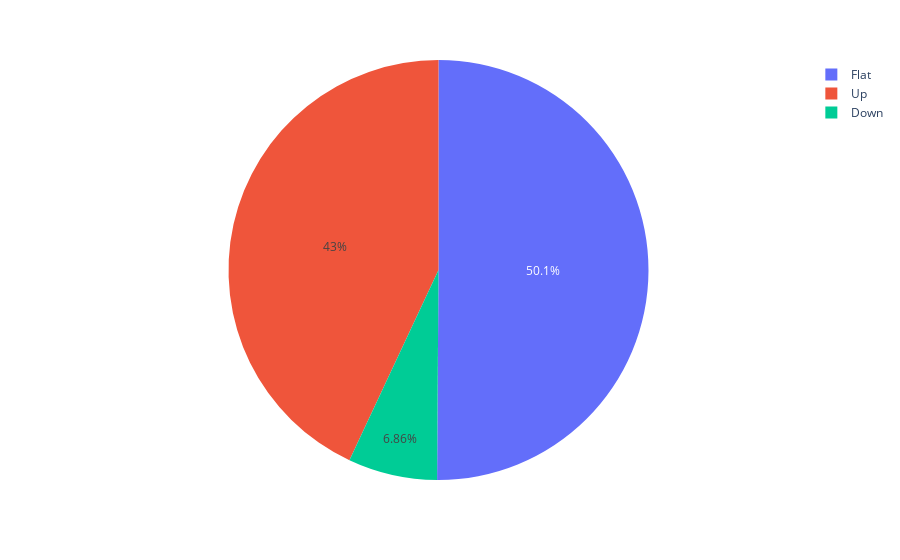

Notebook code cell kept with this figure:
### Code cell
px.pie(df_heart, 'ST_Slope')

### Figure 1 — Plotly figure (JSON) as saved in the notebook; plotly's stock layout.template omitted (floating-point values rounded to 4 significant figures; data arrays with more than 128 entries replaced by an {"elided": "..."} marker saying what was removed)
{"data": [{"domain": {"x": [0, 1], "y": [0, 1]}, "hovertemplate": "ST_Slope=%{label}<extra></extra>", "labels": {"elided": "918 str values"}, "legendgroup": "", "name": "", "showlegend": true, "type": "pie"}], "layout": {"autosize": true, "legend": {"tracegroupgap": 0}, "margin": {"t": 60}}}
